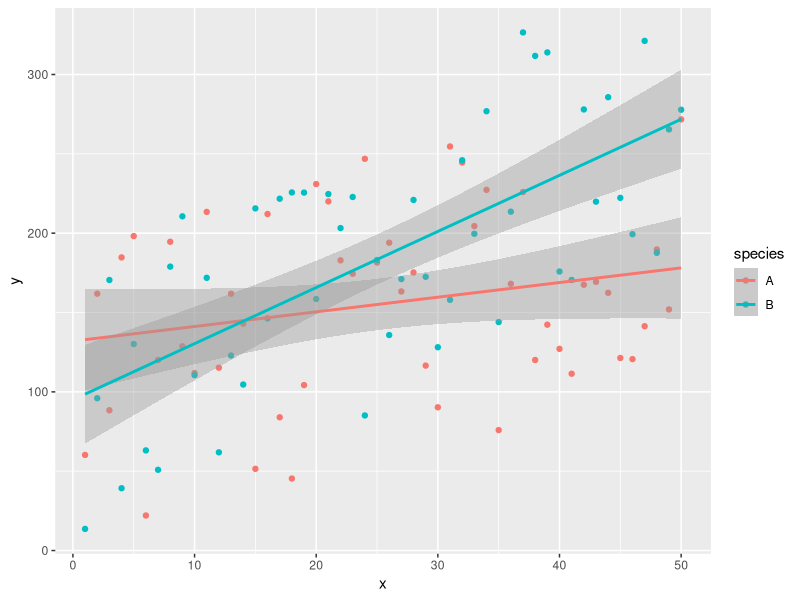

Generate this figure with R:
## ---- chunk 1
library(tidyverse)
library(kableExtra)
library(ape)
## ---- chunk 2
set.seed(123)
x.A=1:50
y.A=x.A*2+runif(50,1,200)
x.B=1:50
y.B=x.B*3.5+runif(50,1,200)

d <- tibble(x=c(x.A,x.B),y=c(y.A,y.B),species=c(rep("A",50),rep("B",50)))

d%>%
  ggplot(aes(x,y,col=species))+geom_point()+geom_smooth(method="lm")



## ---- chunk 3
spec.lm1 <- lm(y~x+species,data=d)

anova(spec.lm1)
## ---- chunk 4
summary(spec.lm1)

## ---- chunk 5
spec.lm2 <- lm(y~x*species,d)
anova(spec.lm2)
## ---- chunk 6
AIC(spec.lm1,spec.lm2)
